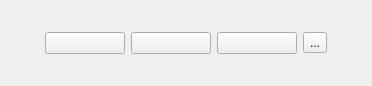
<?xml version="1.0" encoding="UTF-8"?>
<ui version="4.0">
 <class>MainWindow</class>
 <widget class="QMainWindow" name="MainWindow">
  <property name="geometry">
   <rect>
    <x>0</x>
    <y>0</y>
    <width>372</width>
    <height>86</height>
   </rect>
  </property>
  <property name="sizePolicy">
   <sizepolicy hsizetype="Preferred" vsizetype="Preferred">
    <horstretch>0</horstretch>
    <verstretch>0</verstretch>
   </sizepolicy>
  </property>
  <property name="windowTitle">
   <string>音乐播放器</string>
  </property>
  <property name="windowIcon">
   <iconset resource="../Resources/resource.qrc">
    <normaloff>:/Images/music.png</normaloff>:/Images/music.png</iconset>
  </property>
  <widget class="QWidget" name="centralwidget">
   <layout class="QHBoxLayout" name="horizontalLayout_3">
    <item>
     <widget class="QWidget" name="widget" native="true">
      <property name="sizePolicy">
       <sizepolicy hsizetype="Preferred" vsizetype="Fixed">
        <horstretch>0</horstretch>
        <verstretch>0</verstretch>
       </sizepolicy>
      </property>
      <property name="maximumSize">
       <size>
        <width>300</width>
        <height>200</height>
       </size>
      </property>
      <layout class="QHBoxLayout" name="horizontalLayout_2">
       <item>
        <layout class="QHBoxLayout" name="horizontalLayout">
         <item>
          <widget class="QPushButton" name="pushButton">
           <property name="toolTip">
            <string>选择文件</string>
           </property>
           <property name="text">
            <string/>
           </property>
           <property name="icon">
            <iconset resource="../Resources/resource.qrc">
             <normaloff>:/Images/list.png</normaloff>:/Images/list.png</iconset>
           </property>
          </widget>
         </item>
         <item>
          <widget class="QPushButton" name="pushButton_4">
           <property name="toolTip">
            <string>播放</string>
           </property>
           <property name="text">
            <string/>
           </property>
           <property name="icon">
            <iconset resource="../Resources/resource.qrc">
             <normaloff>:/Images/pause.png</normaloff>:/Images/pause.png</iconset>
           </property>
          </widget>
         </item>
         <item>
          <widget class="QPushButton" name="pushButton_2">
           <property name="toolTip">
            <string>查看歌单</string>
           </property>
           <property name="text">
            <string/>
           </property>
           <property name="icon">
            <iconset resource="../Resources/resource.qrc">
             <normaloff>:/Images/file.png</normaloff>:/Images/file.png</iconset>
           </property>
          </widget>
         </item>
         <item>
          <widget class="QToolButton" name="toolButton">
           <property name="toolTip">
            <string>重置</string>
           </property>
           <property name="text">
            <string>...</string>
           </property>
           <property name="icon">
            <iconset>
             <normaloff>:/img/reset.png</normaloff>:/img/reset.png</iconset>
           </property>
          </widget>
         </item>
        </layout>
       </item>
      </layout>
     </widget>
    </item>
   </layout>
  </widget>
 </widget>
 <resources>
  <include location="../Resources/resource.qrc"/>
 </resources>
 <connections/>
</ui>
